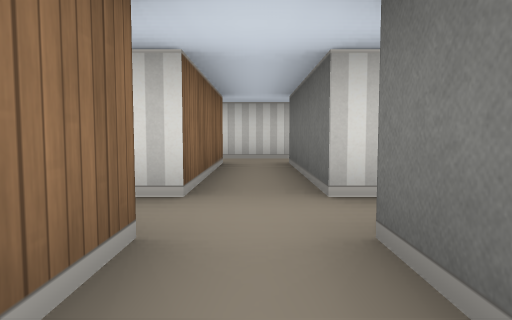
view 1 (above)

16 first-person views from a walk through a cub3D maze. The camera is about half as high as the walls, tilts 4° down and sees 70° across. The floor is counted in squares. Each view is taken from the middle of a square. On the plan, view 1 faces up. The plan holds only what a view shows up to about 9 squares ahead; the rest is blank.

view 2
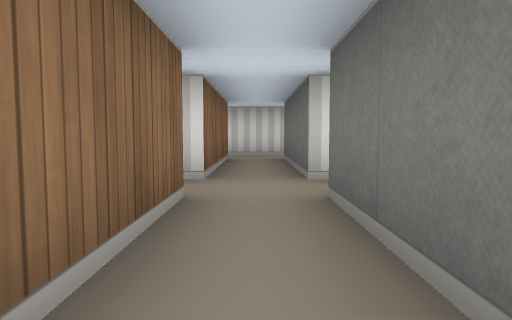

view 3
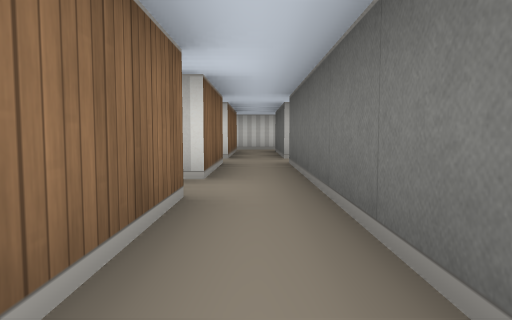

view 4
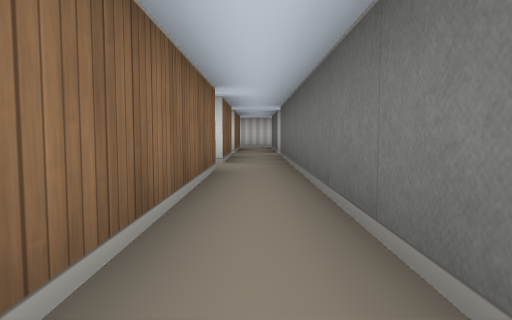

view 5
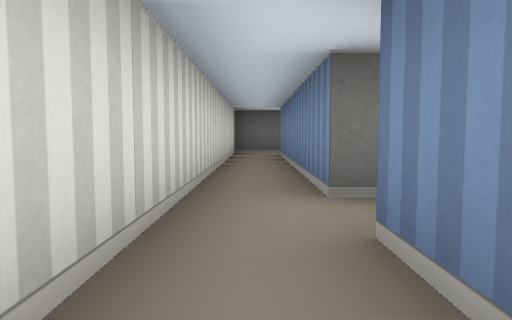

view 6
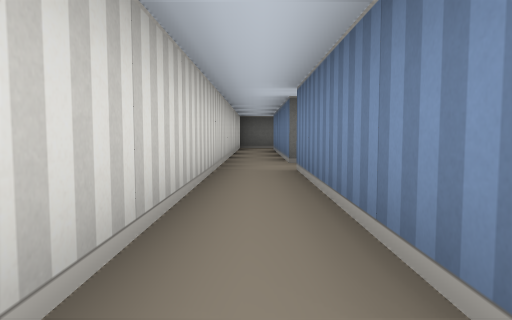

view 7
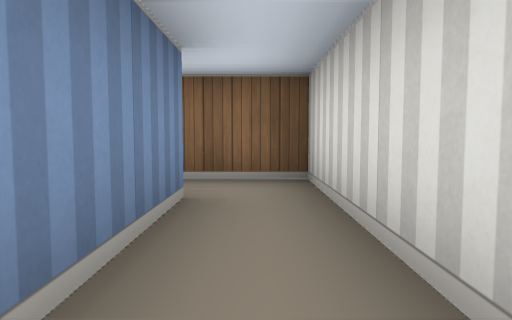

view 8
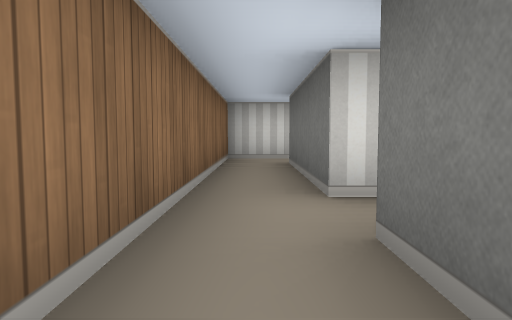

view 9
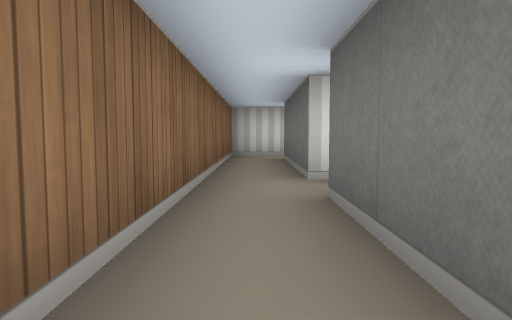

view 10
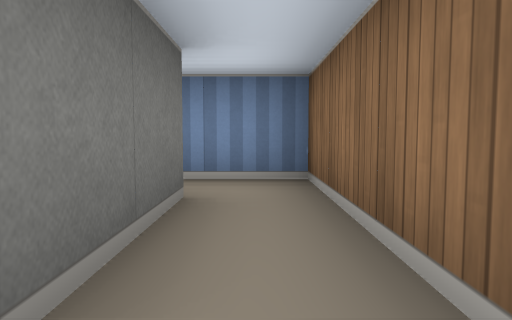

view 11
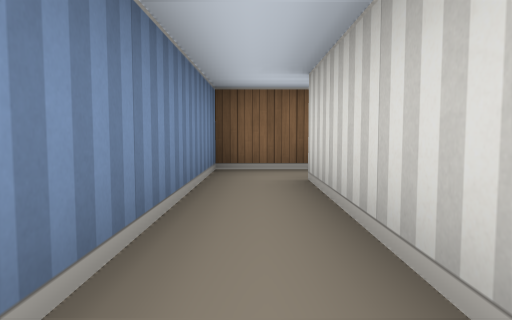

view 12
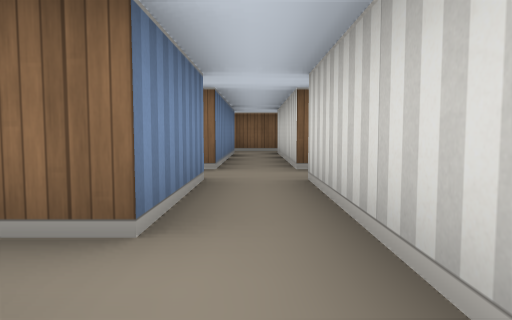

view 13
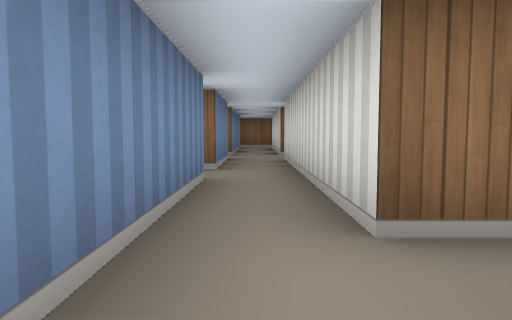

view 14
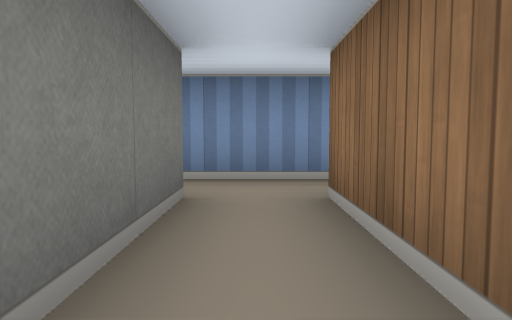

view 15
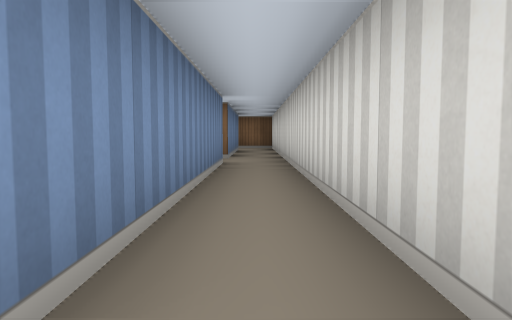

view 16
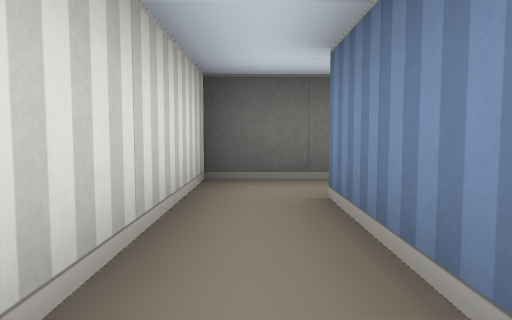

### Floor plan
Points are (right, up) in squares from view 1. A wall is a line through its corners. A room is listed if a view was taken in it or the views show most of it. See-through windows are left out.
Room 1 (views 1, 16)
walls: (-0.5, 5.5) (-0.5, 2.5); (-0.5, 1.5) (-0.5, -0.5); (2.5, 2.5) (0.5, 2.5) (0.5, 5.5) (5.5, 5.5); (0.5, -0.5) (0.5, 1.5) (2.5, 1.5); (5.5, 6.5) (-0.5, 6.5)
ways out: opening at (0, 0.5) to room 2; opening at (-1, 6) to room 3; opening at (0, 2) to room 4; opening at (5, 6) to room 5; opening at (1.5, 2)
Room 2 (views 2, 3, 4, 9, 11)
walls: (-0.5, -1.5) (-0.5, -5.4); (-0.5, -0.5) (-4.5, -0.5); (-5.5, -0.5) (-5.5, -1.5) (-1.6, -1.5); (0.5, -5.4) (0.5, -0.5)
ways out: opening at (0, 0.5) to room 1; opening at (-5, 0.5) to room 4; opening at (0, -6)
Room 3 (views 5, 6, 7)
walls: (-4.5, 2.5) (-4.5, 5.5) (-0.5, 5.5); (-0.5, 6.5) (-5.5, 6.5) (-5.5, 2.5)
ways out: opening at (-1, 6) to room 1; opening at (-5, 3) to room 4
Room 4 (views 8, 10)
walls: (-5.5, 2.5) (-5.5, -0.5); (-4.5, -0.5) (-4.5, 1.5) (-0.5, 1.5); (-0.5, 2.5) (-4.5, 2.5)
ways out: opening at (0, 2) to room 1; opening at (-5, 0.5) to room 2; opening at (-5, 3) to room 3
Room 5 (views 12, 13, 14, 15)
walls: (6.5, 2.5) (6.5, 6.5) (5.5, 6.5); (5.5, 4.4) (5.5, 2.5) (3.5, 2.5); (3.5, 1.5) (6.8, 1.5)
ways out: opening at (5, 6) to room 1; opening at (4.5, 2); opening at (7.5, 2)

Where each view was taken, in squares from view 1:
view 1: 0 up, 0 right, facing up
view 2: 1 down, 0 right, facing up
view 3: 4 down, 0 right, facing up
view 4: 6 down, 0 right, facing up
view 5: 6 up, 2 left, facing right
view 6: 6 up, 5 left, facing right
view 7: 6 up, 2 left, facing left
view 8: 0 up, 5 left, facing up
view 9: 1 down, 5 left, facing up
view 10: 2 up, 5 left, facing down
view 11: 1 down, 1 left, facing left
view 12: 2 up, 4 right, facing left
view 13: 2 up, 7 right, facing left
view 14: 5 up, 6 right, facing down
view 15: 6 up, 6 right, facing left
view 16: 6 up, 3 right, facing right
